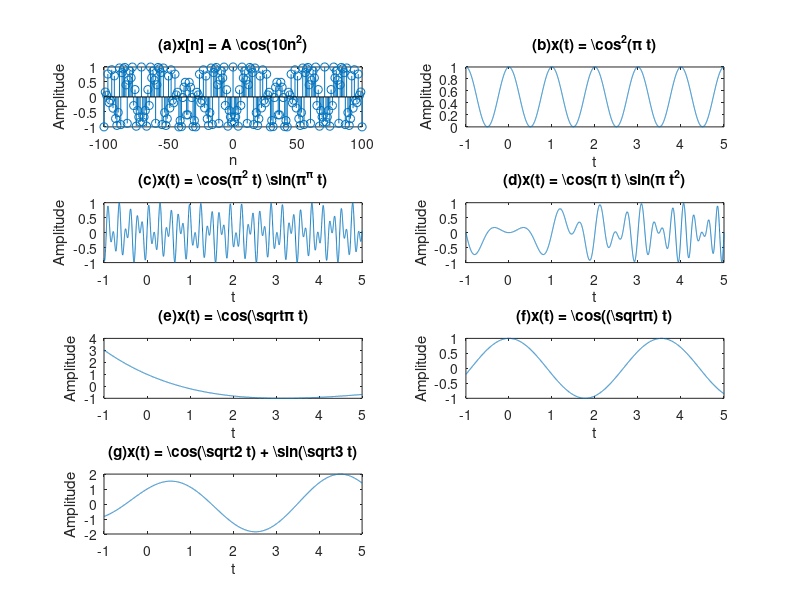

MATLAB code to generate this figure:
clc; 
clear all; 
close all; 

% 參數設置
n = -100:100;
A = 1;
t = -1:0.001:5;

% 計算信號
x_a = A * cos(10 * n.^2);
x_b = cos(pi * t).^2;
x_c = cos(pi^2 * t) .* sin(pi^pi * t);
x_d = cos(pi * t) .* sin(pi * t.^2);
x_e = cos(sqrt(pi * t));
x_f = cos(sqrt(pi) * t);
x_g = cos(sqrt(2) * t) + sin(sqrt(3) * t);

% 繪製所有信號在同一個圖形中
figure;

% (a) x[n] = A*cos(10*n^2)
subplot(4, 2, 1);
stem(n, x_a);
title('(a)x[n] = A \cos(10n^2)');
xlabel('n');
ylabel('Amplitude');

% (b) x(t) = (\cos^2)(\pi t)
subplot(4, 2, 2);
plot(t, x_b);
title('(b)x(t) = \cos^2(\pi t)');
xlabel('t');
ylabel('Amplitude');

% (c) x(t) = \cos(\pi^2 t) \sin(\pi^\pi t)
subplot(4, 2, 3);
plot(t, x_c);
title('(c)x(t) = \cos(\pi^2 t) \sin(\pi^\pi t)');
xlabel('t');
ylabel('Amplitude');

% (d) x(t) = \cos(\pi t) \sin(\pi t^2)
subplot(4, 2, 4);
plot(t, x_d);
title('(d)x(t) = \cos(\pi t) \sin(\pi t^2)');
xlabel('t');
ylabel('Amplitude');

% (e) x(t) = \cos(\sqrt{\pi t})
subplot(4, 2, 5);
plot(t, x_e);
title('(e)x(t) = \cos(\sqrt{\pi t})');
xlabel('t');
ylabel('Amplitude');

% (f) x(t) = \cos((\sqrt{\pi}) t)
subplot(4, 2, 6);
plot(t, x_f);
title('(f)x(t) = \cos((\sqrt{\pi}) t)');
xlabel('t');
ylabel('Amplitude');

% (g) x(t) = \cos(\sqrt{2} t) + \sin(\sqrt{3} t)
subplot(4, 2, 7);
plot(t, x_g);
title('(g)x(t) = \cos(\sqrt{2} t) + \sin(\sqrt{3} t)');
xlabel('t');
ylabel('Amplitude');
